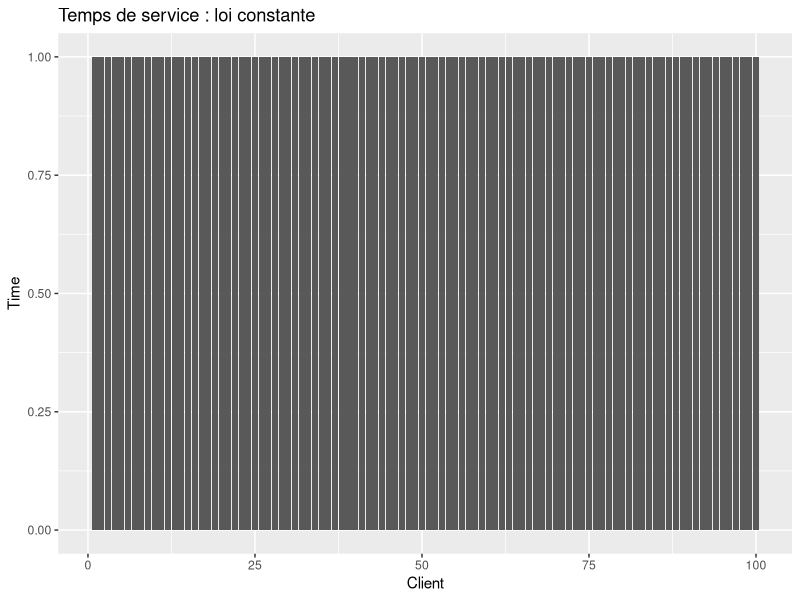
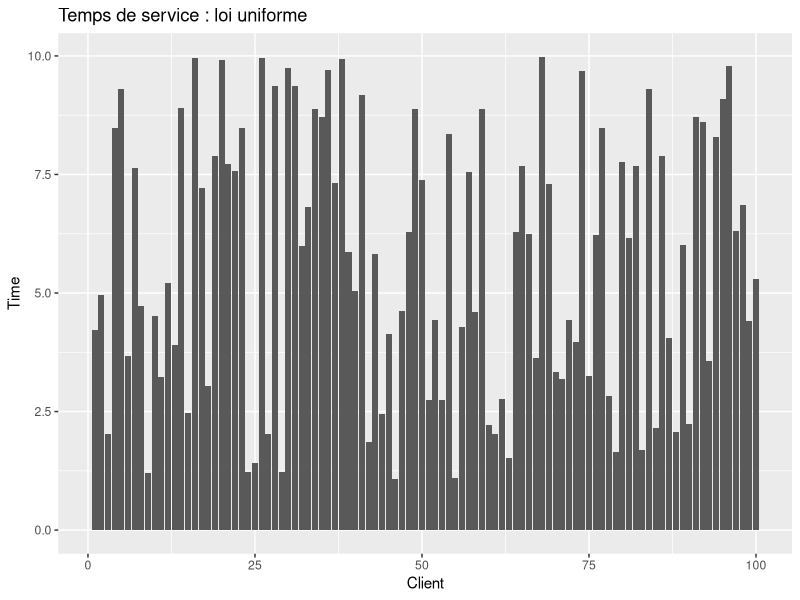
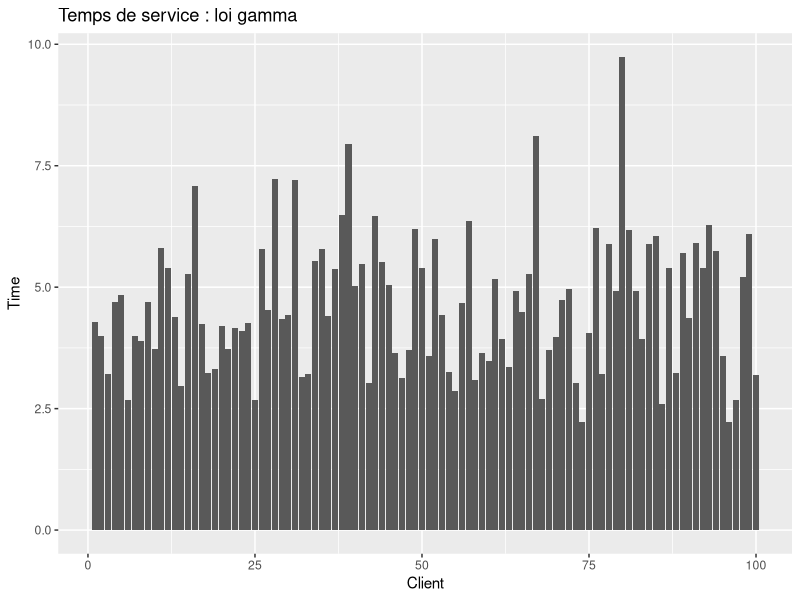
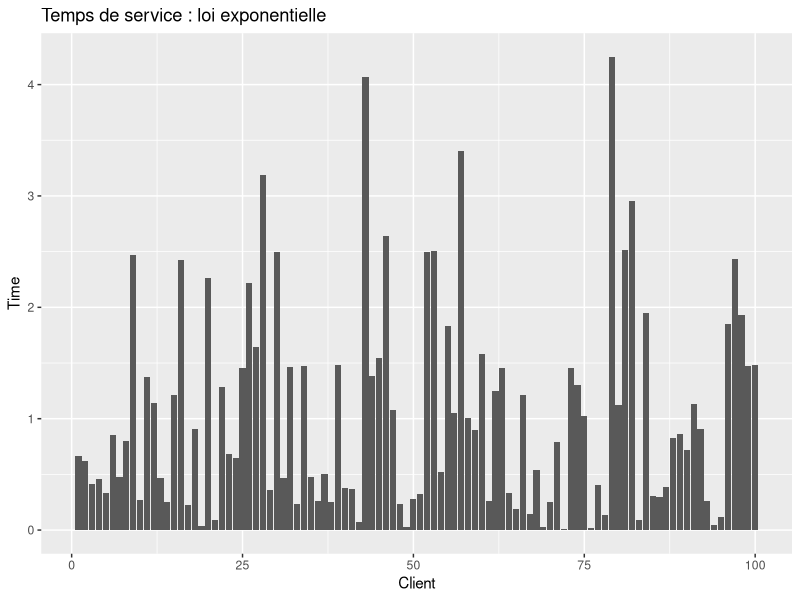

Recreate these plots in R, in order. (Note: a time limit stopped this script after it produced the figures.)
## ---- chunk 1
set.seed(10)
library(plyr)
library(ggplot2)

Service <- function(n=1,typeservice,x,y) {
# genere un temps de service
  switch(typeservice,
         det = rep(1,n),
         uni = runif(n,x,y),
         gamma = rgamma(n,shape=x,scale=y),
         exp = rexp(n,x)
         )
}

## ---- chunk 2
set.seed(10)


gamma = data.frame(value=Service(n=100, typeservice="gamma", x=9, y=0.5))
gamma$id  = 1:length(gamma$value)

unif  = data.frame(value=Service(n=100, typeservice="uni", x=1, y=10))
unif$id  = 1:length(unif$value)

det   = data.frame(value=Service(n=100, typeservice="det"))
det$id  = 1:length(det$value)

exp     = data.frame(value=Service(n=100, typeservice="exp", x=1))
exp$id  = 1:length(exp$value)


pdet = ggplot(data=det, aes(x=id, y=value)) + 
  geom_bar(data=det,stat="identity", position="identity") + 
  ylab("Time") + xlab("Client") + 
  ggtitle("Temps de service : loi constante")

punif = ggplot(data=unif, aes(x=id, y=value)) + 
  geom_bar(data=unif,stat="identity", position="identity") + 
  ylab("Time") + xlab("Client") + 
  ggtitle("Temps de service : loi uniforme")

pgamma = ggplot(data=gamma, aes(x=id, y=value)) + 
  geom_bar(data=gamma,stat="identity", position="identity") + 
  ylab("Time") + xlab("Client") + 
  ggtitle("Temps de service : loi gamma")

pexp = ggplot(data=exp, aes(x=id, y=value)) + 
  geom_bar(data=exp,stat="identity", position="identity") + 
  ylab("Time") + xlab("Client") + 
  ggtitle("Temps de service : loi exponentielle")

pdet
punif
pgamma
pexp

## ---- chunk 3
FileLIFO <- function(n,lambda,typeservice,x,y,policy) {
    # simulates a M/GI/1 LIFO queue with different preemption policy
    # parameters:
    #    n :  total number of jobs
    #    lambda : arrival rate
    #    typeservice : service law (det uni gamma exp)
    #    x ,y : parameters of the service law
    #    policy: npmtn, pmtn, pmtn_restart, pmtn_reset
    # return value:
    #    vector with response time of each task assuming the queue is initially empty
    
    A <- rexp(n,lambda)         # inter arrival
    t1 <- cumsum(A)             # arrival dates
    t2 <- rep(NA,n)             # completion dates
    S <- Service(n,typeservice,x,y) # initial service times
    
    #### Variables that define the state of the queue
    t = 0               # current time
    remaining = rep(NA,n)  # how much work remains to do for each task
    running = NA        # index of the currently running task
    waiting = c()       # stack with tasks which have arrived and have not been completed yet
    next_arrival = 1    # index of the next task to arrive
    sys_vide = 0        # by curiosity let's count the number of times the system is empty
    used = rep(0, n)    # by curiosity let's count the total of time used by a process (including its restart)
    interrupted = data.frame()  # by curiosity let's save the preemptions for counting them later
    
    #### A few useful local functions 
    run_task = function() { # runs the last task of the waiting list
      #if there is still a process in the stack to run, we take the last one in
      if(length(waiting)>0) {
        running <<- waiting[length(waiting)] #it unstacks th e last one
        #we update the remaning time : it depends on the policy chosen
        remaining[running] <<- switch(policy,
                                      #the process restart from the beginning
                                      npmtn = S[running],
                                      
                                      #At first loop it takes S[running], but after remaining[running] is returned
                                      pmtn = min(S[running],remaining[running],na.rm=T),
                                      
                                      #the process restart from the beginning
                                      pmtn_restart = S[running],
                                      
                                      #the process restart with a shorter time
                                      pmtn_reset = Service(1,typeservice,x,y)
                                      )
        waiting <<- waiting[-length(waiting)] #renvoie le tableau privé de l'element a la position length(waiting) => le dernier element empilé
      }
    }

    push_task = function() { # insert the next_arrival-th task to the waiting list
                             # and run it if there is preemption
      if(policy != "npmtn") {
        if(!is.na(running)) {
          waiting <<- c(waiting,running) #it stacks the current process, if t==t1[next_arrival]
          interrupted = rbind(interrupted, data.frame(id=running, when=t, remaining=remaining[running]))
        }
        running <<- NA
      }
      waiting <<- c(waiting,next_arrival)
      next_arrival <<- next_arrival+1 
      if(is.na(running)) { run_task() }
    }

    #### Main simulation loop
    while(TRUE) { 
      #dt is the time we will minus the remaning running process time
      # Look for next event
      dt = NA
      #have we reached the number max of process arrival ?
      if(next_arrival <=n) { dt = min(dt ,(t1[next_arrival]-t), na.rm=T ) } #dt=t1[..]-t it's a bit akward to take the min with dt because NA are deleted. Notice that t1[next_arrival]-t=dt is the next process arrival time - current time. So this is the elapsed time
      
      #is some process running ? if so, we finish executing it if its remainning time is lower than the delta time of the next arrival
      if(!is.na(running))  { dt = min(dt,remaining[running], na.rm=T) }
      
      #we've reached the max of process (no next arrival) and no process is running, we take off
      if(is.na(dt)) { break }
      
      # Update state
      t=t+dt
      if(!is.na(running)) {
        remaining[running] = remaining[running] - dt
        used[running] = used[running] + dt
        if(remaining[running]<=0) {
          t2[running] = t
          running = NA
          
          #it unstacks the last process and it launchs it depending on the policy chosen (resume, restart, restart with lower time), and affect remain[running] to the corresponding time service
          run_task()
        }
      }
      if((next_arrival<=n) & (t==t1[next_arrival])) {
        push_task() #insert the next_arrival-th task to the waiting list and run it if there is preemption
      }
      
    }
    
    #count the number of times the system is empty
    for(i in 2:n) {
      if ( t1[i]>t2[i-1]) {
        sys_vide = sys_vide + 1
      }
    }
    
    list (jobs = data.frame(arrival = t1, completion=t2, service=used, theoricService=S, response=(t2-t1)), 
#          events = data.frame(date=date,count=count),
#          workevolution = data.frame(date=datework,work=work),
          sys_vide = sys_vide,
          preemptions=interrupted)
    
}    

## ---- chunk 4

set.seed(10)
lambda_min  = 0.1
lambda_max  = 0.95
step        = 0.05
n           = 10000
x           = 1
policies    = c("npmtn","pmtn", "pmtn_restart", "pmtn_reset")

df = data.frame()
for(policy in 1:length(policies)){ 
  for(lambda in seq(lambda_min, lambda_max, step)) {
      tmp=FileLIFO(n, lambda, typeservice="exp", x, y, policy)$jobs
      tmp$mode = policies[policy]
      tmp$lambda = lambda
      tmp$id=1:length(tmp$arrival)
      df = rbind(df, tmp)
  }
}


df

library(plyr)
res = ddply(df, c("mode", "lambda"), summarize, n = length(service), serviceM= mean(service), sd_service=sd(service), responseM=mean(response), sd_response=sd(response))
res


## ---- chunk 5
ggplot(data=res, aes(x = lambda, y = serviceM, color = mode, shape = mode)) + 
  geom_line() +
  geom_point() + 
  geom_errorbar(width = 0.02, aes(x = lambda, y = serviceM, ymin = serviceM - 2 * sd_service/sqrt(n), ymax = serviceM + 2 * sd_service/sqrt(n))) + 
  geom_vline(xintercept = 1) +
  geom_hline(yintercept = 1) +
  theme_bw() +
  xlab("lamba") +
  ylab("Temps de service moyen") +
  ggtitle("Influence du taux d'arrivé (lambda) sur le temps de service")


ggplot(data=res, aes(x = lambda, y = responseM, color = mode, shape = mode)) + 
  geom_line() +
  geom_point() + 
  geom_errorbar(width = 0.02, aes(x = lambda, y = responseM, ymin = responseM - 2 * sd_response/sqrt(n), ymax = responseM + 2 * sd_response/sqrt(n))) + 
  geom_vline(xintercept = 1) +
  geom_hline(yintercept = 1) +
  theme_bw() +
  xlab("lamba") +
  ylab("Temps de réponse moyen") +
  ggtitle("Influence du taux d'arrivé (lambda) sur le temps de réponse")
## ---- chunk 6

set.seed(10)
lambda_min  = 0.1
lambda_max  = 0.95
step        = 1 #0.05
n           = 10
x           = 1
policies    = c("npmtn","pmtn", "pmtn_restart", "pmtn_reset")

laws        = c("det", "uni", "exp")

df = data.frame()
for(law in 1:length(laws)) {
  for(policy in 1:length(policies)){ 
    for(lambda in seq(lambda_min, lambda_max, step)) {
        tmp=FileLIFO(n, lambda, typeservice=law, x, y, policy)$jobs
        tmp$law = laws[law]
        tmp$mode = policies[policy]
        tmp$lambda = lambda
        tmp$id=1:length(tmp$arrival)
        df = rbind(df, tmp)
    }
  }
}

df

library(plyr)
res = ddply(df, c("law", "mode", "lambda"), summarize, n = length(service), serviceM= mean(service), sd_service=sd(service), responseM=mean(response), sd_response=sd(response))
res

ggplot(data=res, aes(x = lambda, y = responseM, color = mode, shape = mode)) + 
  geom_line(aes(linetype=law)) +
  geom_point() + 
  geom_errorbar(width = 0.02, aes(x = lambda, y = responseM, ymin = responseM - 2 * sd_response/sqrt(n), ymax = responseM + 2 * sd_response/sqrt(n))) + 
  geom_vline(xintercept = 1) +
  geom_hline(yintercept = 1) +
  theme_bw() +
  facet_wrap(~law) +
  xlab("lamba") +
  ylab("Temps de réponse moyen") +
  ggtitle("Influence du taux d'arrivé (lambda) sur le temps de réponse")
